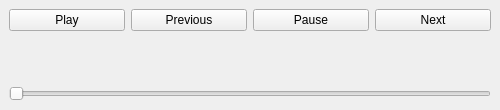
<?xml version="1.0" encoding="UTF-8"?>
<ui version="4.0">
 <class>MainWindow</class>
 <widget class="QMainWindow" name="MainWindow">
  <property name="geometry">
   <rect>
    <x>0</x>
    <y>0</y>
    <width>500</width>
    <height>110</height>
   </rect>
  </property>
  <property name="windowTitle">
   <string>MainWindow</string>
  </property>
  <widget class="QWidget" name="centralwidget">
   <layout class="QVBoxLayout" name="verticalLayout">
    <item>
     <layout class="QHBoxLayout" name="horizontalLayout">
      <item>
       <widget class="QPushButton" name="play_btn">
        <property name="text">
         <string>Play</string>
        </property>
       </widget>
      </item>
      <item>
       <widget class="QPushButton" name="previousMedia_btn">
        <property name="text">
         <string>Previous</string>
        </property>
       </widget>
      </item>
      <item>
       <widget class="QPushButton" name="pause_btn">
        <property name="text">
         <string>Pause</string>
        </property>
       </widget>
      </item>
      <item>
       <widget class="QPushButton" name="nextMedia_btn">
        <property name="text">
         <string>Next</string>
        </property>
       </widget>
      </item>
     </layout>
    </item>
    <item>
     <spacer name="verticalSpacer">
      <property name="orientation">
       <enum>Qt::Vertical</enum>
      </property>
      <property name="sizeHint" stdset="0">
       <size>
        <width>20</width>
        <height>40</height>
       </size>
      </property>
     </spacer>
    </item>
    <item>
     <widget class="QSlider" name="volume_slider">
      <property name="orientation">
       <enum>Qt::Horizontal</enum>
      </property>
     </widget>
    </item>
   </layout>
  </widget>
  <widget class="QMenuBar" name="menubar">
   <property name="geometry">
    <rect>
     <x>0</x>
     <y>0</y>
     <width>500</width>
     <height>24</height>
    </rect>
   </property>
  </widget>
 </widget>
 <resources/>
 <connections/>
</ui>
